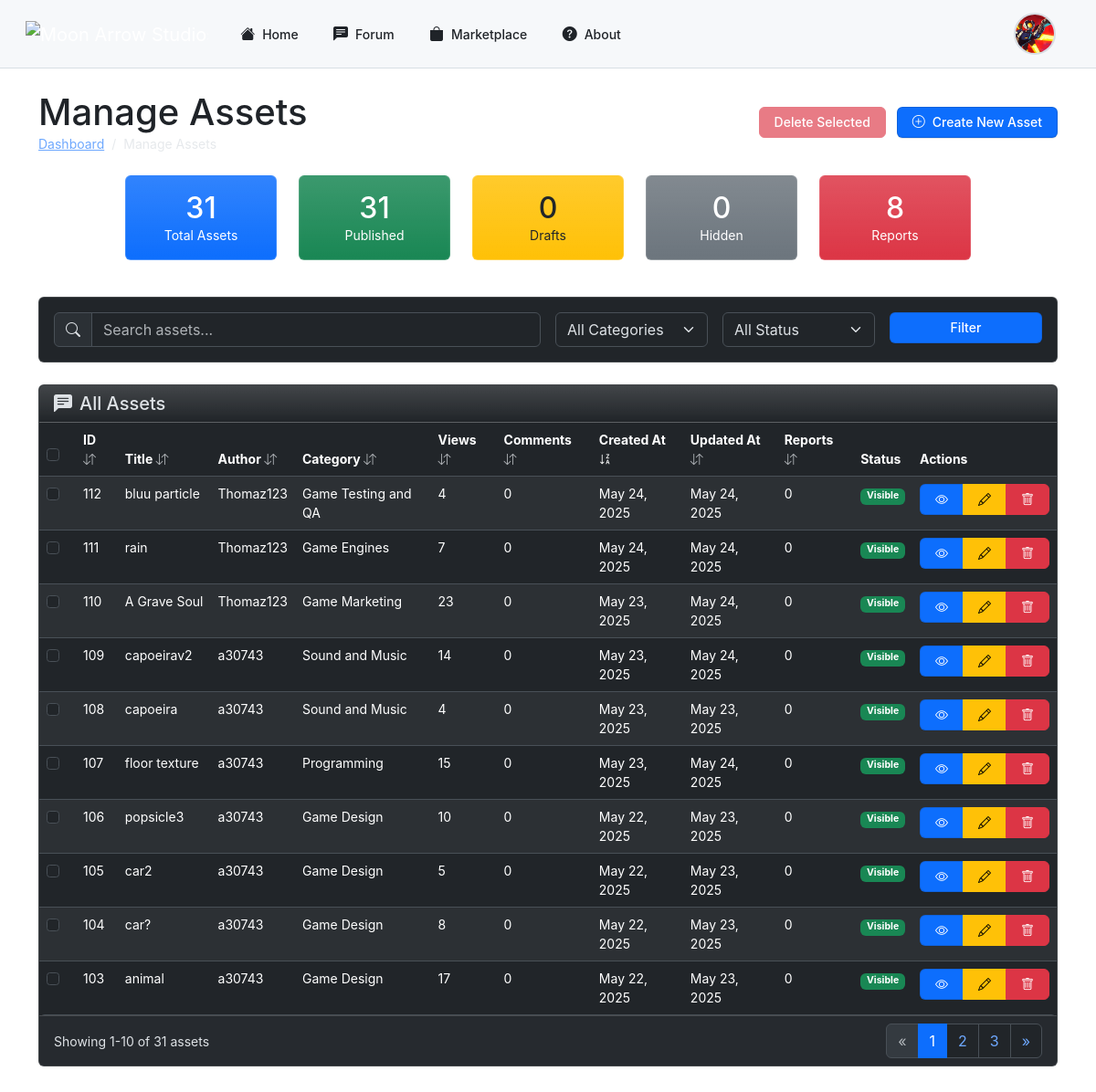
The page /php/admin/manage_assets.php (signed in) on the database as committed earlier.
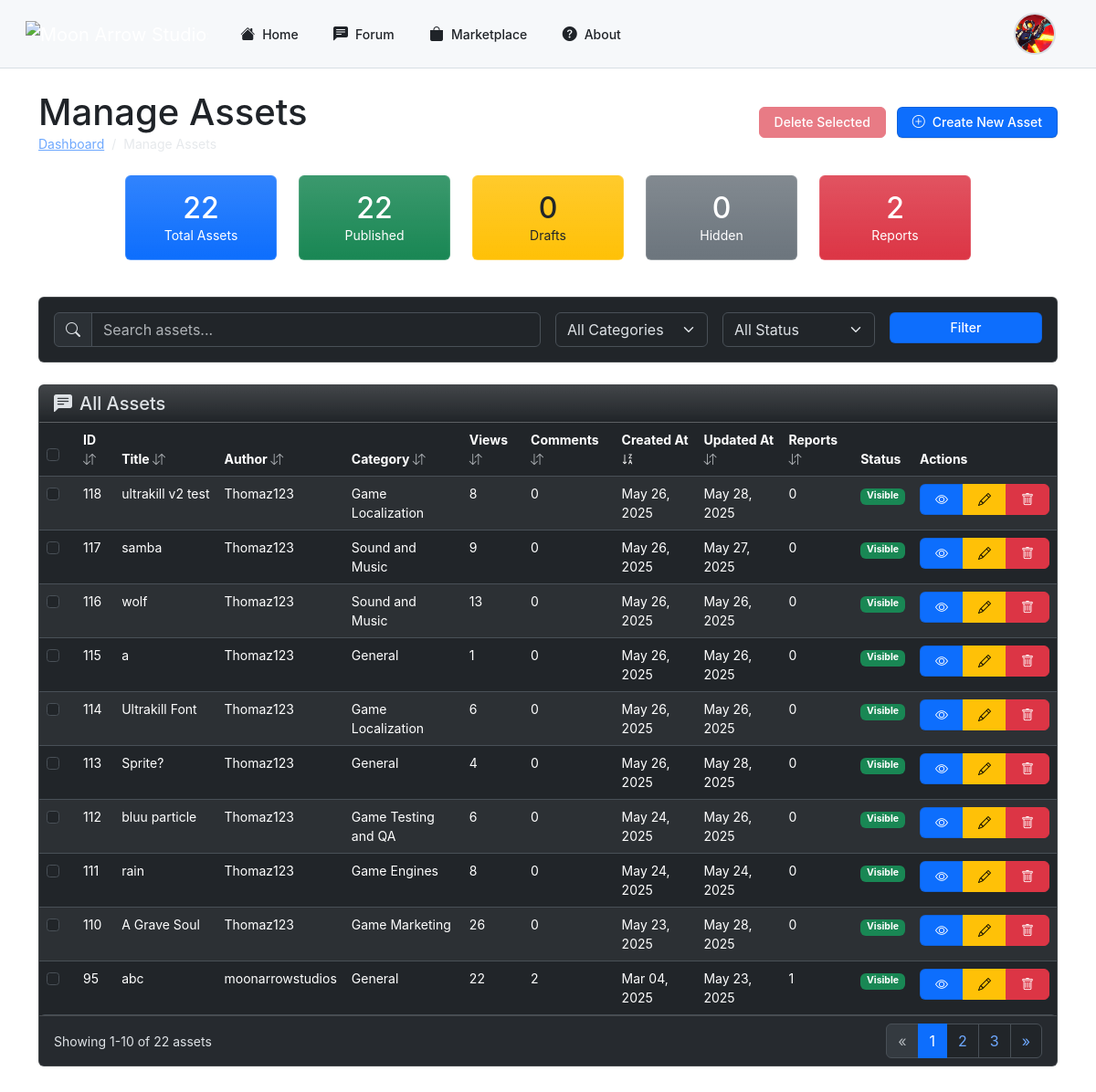
The same page on the database as committed later.
### tables this page shows
CREATE TABLE IF NOT EXISTS `assets` (
  `id` int NOT NULL AUTO_INCREMENT,
  `title` varchar(255) NOT NULL,
  `content` text NOT NULL,
  `category_id` int NOT NULL,
  `hashtags` text,
  `images` text,
  `created_at` timestamp NULL DEFAULT CURRENT_TIMESTAMP,
  `videos` text,
  `user_id` int NOT NULL,
  `upvotes` int DEFAULT '0',
  `downvotes` int DEFAULT '0',
  `preview_image` varchar(255) DEFAULT NULL,
  `asset_file` varchar(255) DEFAULT NULL,
  `status` enum('published','draft','hidden') NOT NULL DEFAULT 'published',
  `views` int DEFAULT '0',
  `updated_at` timestamp NULL DEFAULT CURRENT_TIMESTAMP ON UPDATE CURRENT_TIMESTAMP,
  `reported_count` int DEFAULT '0',
  `asset_type` text NOT NULL,
  PRIMARY KEY (`id`),
  KEY `fk_posts_categories` (`category_id`),
  KEY `fk_user_id` (`user_id`)
);

CREATE TABLE IF NOT EXISTS `users` (
  `user_id` int NOT NULL AUTO_INCREMENT,
  `username` varchar(50) NOT NULL,
  `email` varchar(100) NOT NULL,
  `password` varchar(255) NOT NULL,
  `role` enum('admin','user') DEFAULT 'user',
  `created_at` datetime DEFAULT CURRENT_TIMESTAMP,
  `profile_picture` varchar(255) DEFAULT NULL,
  `banner` varchar(255) DEFAULT NULL,
  `description` text,
  `status` enum('active','suspended') NOT NULL DEFAULT 'active',
  `youtube` varchar(255) DEFAULT NULL,
  `linkedin` varchar(255) DEFAULT NULL,
  `twitter` varchar(255) DEFAULT NULL,
  `instagram` varchar(255) DEFAULT NULL,
  `github` varchar(255) DEFAULT NULL,
  `portfolio` varchar(255) DEFAULT NULL,
  `reported_count` int NOT NULL DEFAULT '0',
  `follow_notifications` tinyint(1) NOT NULL DEFAULT '1',
  `asset_comment_notifications` tinyint(1) NOT NULL DEFAULT '1',
  `reply_notifications` tinyint(1) NOT NULL DEFAULT '1',
  `notification_frequency` enum('instant','hourly','daily','weekly') NOT NULL DEFAULT 'instant',
  `email_updates` tinyint(1) NOT NULL DEFAULT '1',
  `comment_notifications` tinyint(1) NOT NULL DEFAULT '1',
  PRIMARY KEY (`user_id`),
  UNIQUE KEY `username` (`username`),
  UNIQUE KEY `email` (`email`)
);

CREATE TABLE IF NOT EXISTS `categories` (
  `id` int NOT NULL AUTO_INCREMENT,
  `name` varchar(100) NOT NULL,
  PRIMARY KEY (`id`)
);

### php/admin/manage_assets.php (the view, shortened to what the rows shown need)
<?php
function getSortIcon($column) {
    global $sortBy, $sortOrder;
    if ($sortBy !== $column) {
        return '<i class="bi bi-arrow-down-up text-muted"></i>';
    } else if ($sortOrder === 'ASC') {
        return '<i class="bi bi-sort-alpha-down"></i>';
    } else {
        return '<i class="bi bi-sort-alpha-down-alt"></i>';
    }
}
require_once '../db_connect.php';
$page = isset($_GET['page']) ? (int)$_GET['page'] : 1;
$limit = isset($_GET['limit']) ? (int)$_GET['limit'] : 10;
$offset = ($page - 1) * $limit;
$sortBy = isset($_GET['sort']) ? $_GET['sort'] : 'created_at';
$sortOrder = isset($_GET['order']) ? $_GET['order'] : 'DESC';
$query = "SELECT p.id, p.title, p.content, p.status, p.views, p.created_at, p.updated_at, p.reported_count,
                 u.user_id, u.username, c.id as category_id, c.name as category_name,
                 (SELECT COUNT(*) FROM comments_asset WHERE asset_id = p.id) as comments_count
          FROM assets p
          JOIN users u ON p.user_id = u.user_id
          LEFT JOIN categories c ON p.category_id = c.id
          WHERE 1=1";
$params = [];
$types = "";
$query .= " ORDER BY $sortBy $sortOrder LIMIT ? OFFSET ?";
$params[] = $limit;
$params[] = $offset;
$types .= "ii";
$stmt = $conn->prepare($query);
$stmt->bind_param($types, ...$params);
$stmt->execute();
$result = $stmt->get_result();
$assets = [];
while ($row = $result->fetch_assoc()) {
    $assets[] = $row;
}
?>
<!DOCTYPE html>
<html lang="en" data-bs-theme="dark">
<head>
    <link rel="stylesheet" href="https://cdn.jsdelivr.net/npm/bootstrap-icons@1.11.3/font/bootstrap-icons.min.css">
    <link rel="stylesheet" href="https://cdn.jsdelivr.net/npm/bootstrap@5.3.3/dist/css/bootstrap.min.css">
</head>
<body>
    <?php include('../header.php'); ?>
    <div class="container py-4">
    <div class="d-flex justify-content-between align-items-center mb-4">
    <div>
        <h1 class="mb-0">Manage Assets</h1>
    </div>
</div>
        <div class="card mb-4">
            <div class="card-body p-0">
                <div class="table-responsive">
                <table class="table table-hover table-striped mb-0">
                    <thead>
                        <tr>
                            <th width="40">
                                <div class="form-check">
                                    <input class="form-check-input" type="checkbox" id="selectAll">
                                </div>
                            </th>
                            <th class="cursor-pointer" onclick="changeSort('id')">
                                ID <?php echo getSortIcon('id'); ?>
                            </th>
                            <th class="cursor-pointer" onclick="changeSort('title')">
                                Title <?php echo getSortIcon('title'); ?>
                            </th>
                            <th class="cursor-pointer" onclick="changeSort('username')">
                                Author <?php echo getSortIcon('username'); ?>
                            </th>
                            <th class="cursor-pointer" onclick="changeSort('category_name')">
                                Category <?php echo getSortIcon('category_name'); ?>
                            </th>
                            <th class="cursor-pointer" onclick="changeSort('views')">
                                Views <?php echo getSortIcon('views'); ?>
                            </th>
                            <th class="cursor-pointer" onclick="changeSort('comments_count')">
                                Comments <?php echo getSortIcon('comments_count'); ?>
                            </th>
                            <th class="cursor-pointer" onclick="changeSort('created_at')">
                                Created At <?php echo getSortIcon('created_at'); ?>
                            </th>
                            <th class="cursor-pointer" onclick="changeSort('updated_at')">
                                Updated At <?php echo getSortIcon('updated_at'); ?>
                            </th>
                            <th class="cursor-pointer" onclick="changeSort('reported_count')">
                                Reports <?php echo getSortIcon('reported_count'); ?>
                            </th>
                            <th>Status</th>
                            <th class="actions-column">Actions</th>
                        </tr>
                    </thead>
                    <tbody>
                        <?php if (count($assets) > 0): ?>
                            <?php foreach ($assets as $asset): ?>
                                <tr>
                                    <td>
                                        <div class="form-check">
                                            <input class="form-check-input asset-select" type="checkbox" value="<?php echo $asset['id']; ?>">
                                        </div>
                                    </td>
                                    <td><?php echo $asset['id']; ?></td>
                                    <td class="truncate-text"><?php echo htmlspecialchars($asset['title']); ?></td>
                                    <td><?php echo htmlspecialchars($asset['username']); ?></td>
                                    <td><?php echo htmlspecialchars($asset['category_name'] ?? 'Uncategorized'); ?></td>
                                    <td><?php echo $asset['views']; ?></td>
                                    <td><?php echo $asset['comments_count']; ?></td>
                                    <td><?php echo date('M d, Y', strtotime($asset['created_at'])); ?></td>
                                    <td><?php echo date('M d, Y', strtotime($asset['updated_at'])); ?></td>
                                    <td><?php echo $asset['reported_count']; ?></td>
                                    <td>
                                        <?php if ($asset['status'] === 'published'): ?>
                                            <span class="badge bg-success">Visible</span>
                                        <?php else: ?>
                                            <span class="badge bg-secondary">Hidden</span>
                                        <?php endif; ?>
                                    </td>
                                    <td class="actions-column">
                                        <div class="btn-group btn-group-sm">
                                            <a href="<?php echo $baseUrl; ?>php/view_asset.php?id=<?php echo $asset['id']; ?>" class="btn btn-primary" title="View">
                                                <i class="bi bi-eye"></i>
                                            </a>
                                            <a href="edit_asset.php?id=<?php echo $asset['id']; ?>" class="btn btn-warning" title="Edit">
                                                <i class="bi bi-pencil"></i>
                                            </a>
                                            <button class="btn btn-danger delete-asset" data-bs-toggle="modal" data-bs-target="#deletePostModal" data-asset-id="<?php echo $asset['id']; ?>" data-asset-title="<?php echo htmlspecialchars($asset['title']); ?>" title="Delete">
                                                <i class="bi bi-trash"></i>
                                            </button>
                                        </div>
                                    </td>
                                </tr>
                            <?php endforeach; ?>
                        <?php else: ?>
                            <tr>
                                <td colspan="12" class="text-center py-4">No assets found matching your criteria.</td>
                            </tr>
                        <?php endif; ?>
                    </tbody>
                </table>
                </div>
            </div>
        </div>
    </div>
</body>
</html>

Rows that differ between the two databases and show on the page:
removed assets: id "109", title "capoeirav2", user.username "a30743", categories.name "Sound and Music", views "14", comments_count "0", created_at "May 23, 2025", updated_at "May 24, 2025", reported_count "0", status "Visible"
removed assets: id "108", title "capoeira", user.username "a30743", categories.name "Sound and Music", views "4", comments_count "0", created_at "May 23, 2025", updated_at "May 23, 2025", reported_count "0", status "Visible"
removed assets: id "107", title "floor texture", user.username "a30743", categories.name "Programming", views "15", comments_count "0", created_at "May 23, 2025", updated_at "May 24, 2025", reported_count "0", status "Visible"
removed assets: id "106", title "popsicle3", user.username "a30743", categories.name "Game Design", views "10", comments_count "0", created_at "May 22, 2025", updated_at "May 23, 2025", reported_count "0", status "Visible"
removed assets: id "105", title "car2", user.username "a30743", categories.name "Game Design", views "5", comments_count "0", created_at "May 22, 2025", updated_at "May 23, 2025", reported_count "0", status "Visible"
removed assets: id "104", title "car?", user.username "a30743", categories.name "Game Design", views "8", comments_count "0", created_at "May 22, 2025", updated_at "May 23, 2025", reported_count "0", status "Visible"
removed assets: id "103", title "animal", user.username "a30743", categories.name "Game Design", views "17", comments_count "0", created_at "May 22, 2025", updated_at "May 23, 2025", reported_count "0", status "Visible"
added assets: id "118", title "ultrakill v2 test", user.username "Thomaz123", categories.name "Game Localization", views "8", comments_count "0", created_at "May 26, 2025", updated_at "May 28, 2025", reported_count "0", status "Visible"
added assets: id "117", title "samba", user.username "Thomaz123", categories.name "Sound and Music", views "9", comments_count "0", created_at "May 26, 2025", updated_at "May 27, 2025", reported_count "0", status "Visible"
added assets: id "116", title "wolf", user.username "Thomaz123", categories.name "Sound and Music", views "13", comments_count "0", created_at "May 26, 2025", updated_at "May 26, 2025", reported_count "0", status "Visible"
added assets: id "115", title "a", user.username "Thomaz123", categories.name "General", views "1", comments_count "0", created_at "May 26, 2025", updated_at "May 26, 2025", reported_count "0", status "Visible"
added assets: id "114", title "Ultrakill Font", user.username "Thomaz123", categories.name "Game Localization", views "6", comments_count "0", created_at "May 26, 2025", updated_at "May 26, 2025", reported_count "0", status "Visible"
added assets: id "113", title "Sprite?", user.username "Thomaz123", categories.name "General", views "4", comments_count "0", created_at "May 26, 2025", updated_at "May 28, 2025", reported_count "0", status "Visible"
changed assets "bluu particle": views "4" → "6"; updated_at "May 24, 2025" → "May 26, 2025"
changed assets "rain": views "7" → "8"
changed assets "A Grave Soul": views "23" → "26"; updated_at "May 24, 2025" → "May 28, 2025"
now on this page (row unchanged): assets: id "95", title "abc", user.username "moonarrowstudios", categories.name "General", views "22", comments_count "2", created_at "Mar 04, 2025", updated_at "May 23, 2025", reported_count "1", status "Visible"
Other text that changed with them:
$post_stats['total_posts']: "31" → "22"
$post_stats['published_count']: "31" → "22"
$post_stats['total_reports']: "8" → "2"
$totalRecords: "31" → "22"
